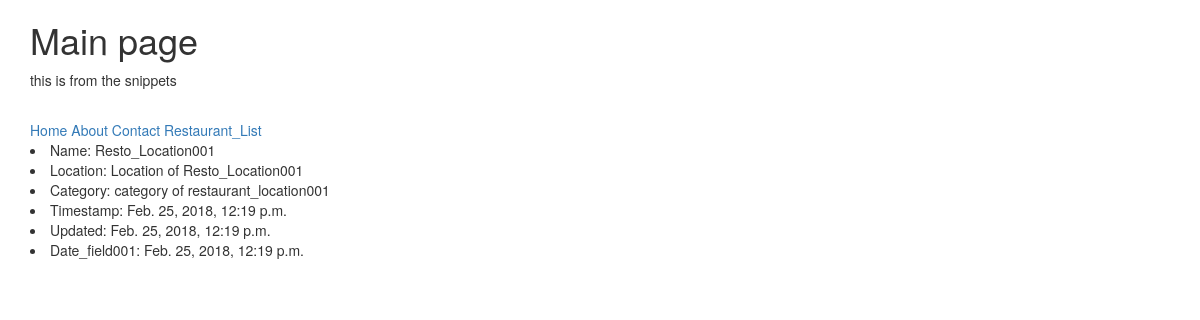
/restaurants_list/, run on an earlier commit of the app's database.
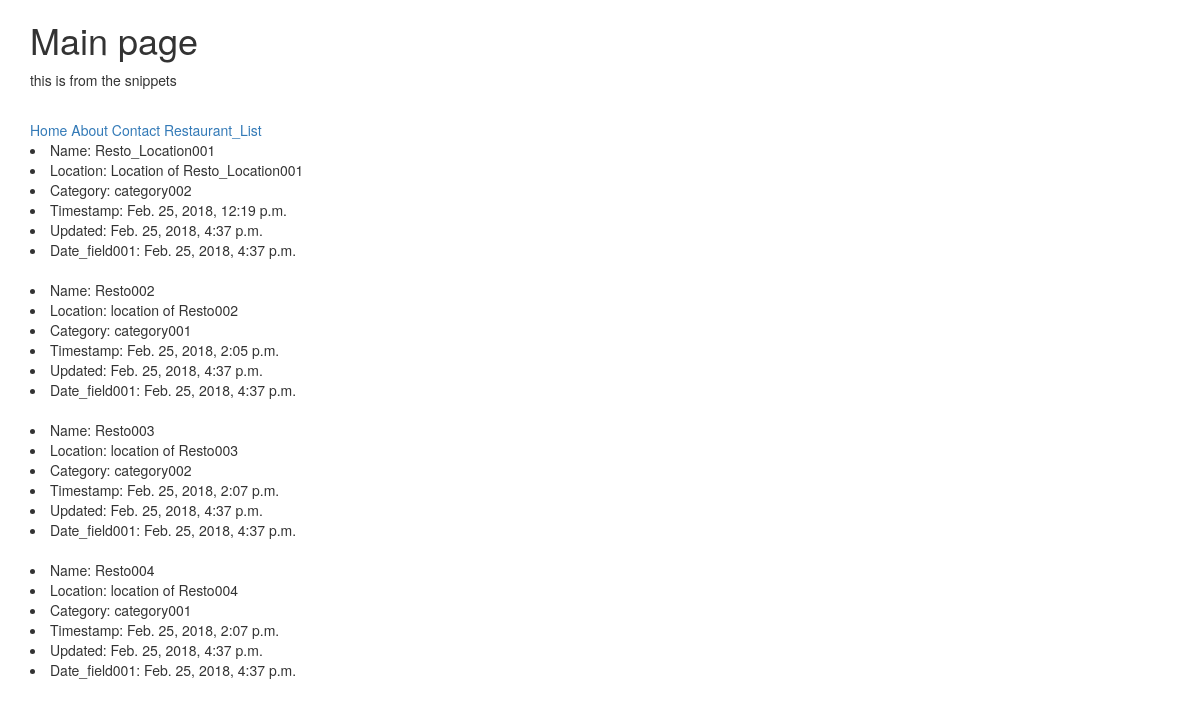
And on a later commit of the database.
### rrestaurants/models.py (models this page shows)
class RRestaurantsLocation(models.Model):
    name = models.CharField(
        max_length = 120
    )
    location = models.CharField(
        max_length = 120
    )
    category = models.CharField(
        max_length = 120,
    )
    timestamp = models.DateTimeField(auto_now_add = True )  # to know the first added of this object
    updated = models.DateTimeField(     # when you did an update, you are going to save that time of the update
        auto_now = True
    )
    date_field001 = models.DateTimeField(
        auto_now = True
        , auto_now_add = False
    )
    def __str__(self):
        return self.name

### rrestaurants/views.py (the view)
# urls.py: url(r'^restaurants_list/', restaurants_list),
def restaurants_list(request):
    queryset = RRestaurantsLocation.objects.all()
    print('queryset: ', queryset)
    context = {
        'object_list': queryset
    }
    return render(
        request
        , 'rrestaurants/rrestaurant_list.html'
        , context
    )
    pass

### templates/rrestaurants/rrestaurant_list.html
{% extends "base.html" %}
{% block content %}
{% for elem001 in object_list %}
	<li>Name: {{ elem001.name }}</li>
	<li>Location: {{ elem001.location }}</li>
	<li>Category: {{ elem001.category }}</li>
	<li>Timestamp: {{ elem001.timestamp }}</li>
	<li>Updated: {{ elem001.updated }}</li>
	<li>Date_field001: {{ elem001.date_field001 }}</li>
	<br/>
{% endfor elem001 in some_list %}
{% endblock content %}

What changed in the data, as far as the page shows it:
changed RRestaurantsLocation "Resto_Location001": category "category of restaurant_location001" → "category002"; updated "Feb. 25, 2018, 12:19 p.m." → "Feb. 25, 2018, 4:37 p.m."; date_field001 "Feb. 25, 2018, 12:19 p.m." → "Feb. 25, 2018, 4:37 p.m."
added RRestaurantsLocation: name "Resto002", location "location of Resto002", category "category001", timestamp "Feb. 25, 2018, 2:05 p.m.", updated "Feb. 25, 2018, 4:37 p.m.", date_field001 "Feb. 25, 2018, 4:37 p.m."
added RRestaurantsLocation: name "Resto003", location "location of Resto003", category "category002", timestamp "Feb. 25, 2018, 2:07 p.m.", updated "Feb. 25, 2018, 4:37 p.m.", date_field001 "Feb. 25, 2018, 4:37 p.m."
added RRestaurantsLocation: name "Resto004", location "location of Resto004", category "category001", timestamp "Feb. 25, 2018, 2:07 p.m.", updated "Feb. 25, 2018, 4:37 p.m.", date_field001 "Feb. 25, 2018, 4:37 p.m."
